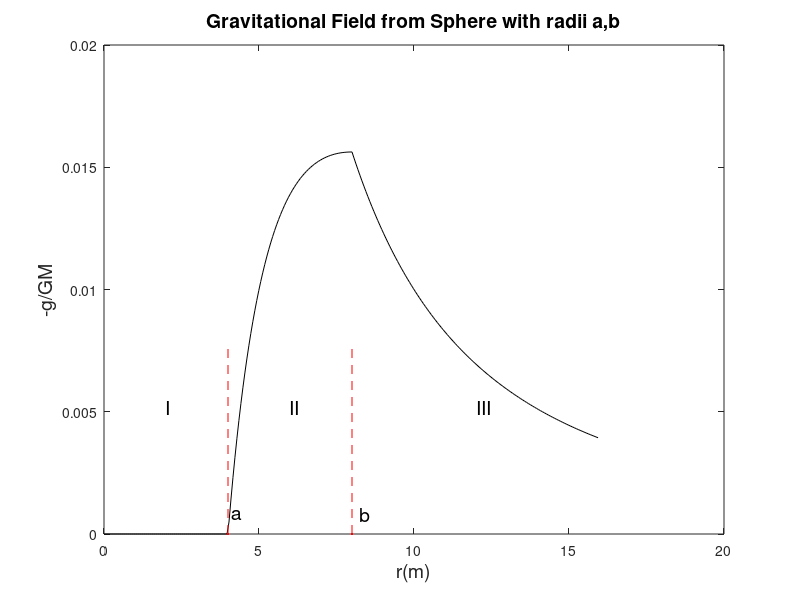

The MATLAB source for this figure:
%gauss_sphere.m - plots the gravitational field for a sphere of mass M and 
%inner radius a and outer radius b.
clear;
a=4; b=8; N=250; %a, b in meters, and points to plot
rmin=0; rmax=2*b; dr=(rmax-rmin)/N; %ranges
for i=1:N
    r(i)=rmin+(i-1)*dr; g(i)=0;
    if r(i)>=a & r(i)<b g(i)=(r(i)-a)/(b-a)/r(i)^2;
    else if r(i)>=b g(i)=1/r(i)^2;
        end
    end
end
[c,j]=max(g);%get maximum of g and its index
plot(r,g,'k',a,0,'r.',b,0,'r.')
text(a*(1+0.03),0.0008,'a','FontSize',14)
text(b*(1+0.03),0.0008,'b','FontSize',14)
line([a,a],[0,c/2],'Color','r','LineStyle','--')
line([b,b],[0,c/2],'Color','r','LineStyle','--')
text(a/2,c/3,'I','FontSize',14)
text((a+b)/2,c/3,'II','FontSize',14)
text(b+(rmax-b)/2,c/3,'III','FontSize',14)
xlabel('r(m)','FontSize',14);ylabel('-g/GM','FontSize',14);
title('Gravitational Field from Sphere with radii a,b','FontSize',14)